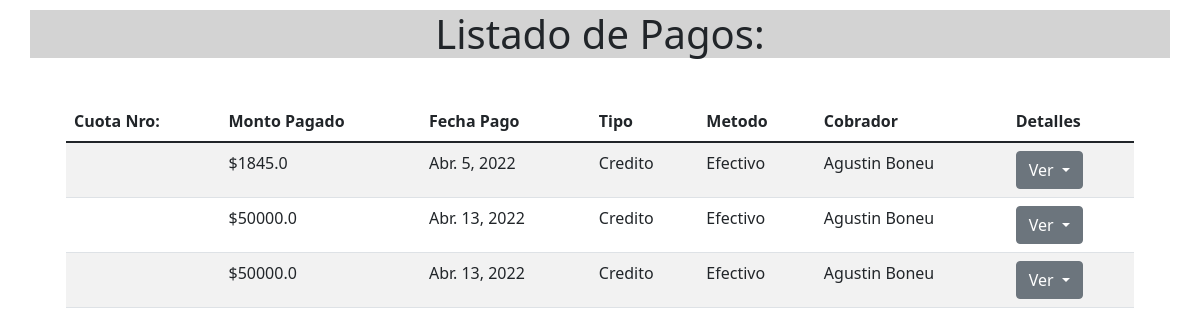
Page /pago/list/25/ on the committed database.
### apps/pago/models.py (models this page shows)
class Pago(models.Model):
    cuota = models.ForeignKey(Cuota, on_delete=models.PROTECT, default=1,related_name='cuota_pago')
    monto = models.FloatField()
    fecha = models.DateField()
    descripcion = models.CharField(max_length=300, blank=True)
    tipo = models.ForeignKey(TipoPago, on_delete=models.PROTECT, default=1)
    metodo = models.ForeignKey(MetodoPago, on_delete=models.PROTECT, default=1)
    cobrador = models.ForeignKey(Cobrador, on_delete=models.PROTECT, default=1)
    objects = PagoManager()

class TipoPago(models.Model):
    tipo_pago = models.CharField(max_length=30)
    def __str__(self):
        return self.tipo_pago

class MetodoPago(models.Model):
    metodo_pago = models.CharField(
        max_length=30, verbose_name='Metodo de Pago')
    def __str__(self):
        return self.metodo_pago

class Cobrador(models.Model):
    nombre = models.CharField(max_length=30)
    def __str__(self):
        return self.nombre

### apps/pago/views.py (the view)
class PagoListView(ListView):
    model = Pago
    template_name = 'pago/pago_list.html'
    context_object_name = 'pagos'
    paginate_by = 10
    def get_queryset(self):
        palabra_clave = self.kwargs['pk']
        lista = Pago.objects.filter(
            cuota=palabra_clave).order_by('fecha')
        return lista
    def get_context_data(self, **kwargs):
        context = super().get_context_data(**kwargs)
        palabra_clave = self.kwargs['pk']
        cuota = Cuota.objects.get(pk=palabra_clave)
        context["cuota"] = cuota
        return context

### templates/pago/pago_list.html (shortened to what this page needs)
{% extends 'core/base.html' %}
{% block content %}
<div class="container">
    <div class="row" style="padding-top: 10px;">
        <h1 style="text-align: center;background-color: lightgrey;">Listado de Pagos: </h1>
    </div>
    <div class="container-fluid">
        <div class="container-fluid" style="margin-top:10px;">
            <table class="table table-striped">
                <thead>
                    <tr>
                        <th scope="col">Cuota Nro:</th>
                        <th scope="col">Monto Pagado</th>
                        <th scope="col">Fecha Pago</th>
                        <th scope="col">Tipo</th>
                        <th scope="col">Metodo</th>
                        <th scope="col">Cobrador</th>
                        <th scope="col">Detalles</th>
                    </tr>
                </thead>
                <tbody>
                    {% for pago in pagos %}
                    <tr>
                        <td>{{pago.numero_cuota}}</td>
                        <td>${{pago.monto}}</td>
                        <td>{{pago.fecha}}</td>
                        <td>{{pago.tipo}}</td>
                        <td>{{pago.metodo}}</td>
                        <td>{{pago.cobrador}}</td>
                        <td>
                            <div class="dropdown">
                                <button class="btn btn-secondary dropdown-toggle" type="button" id="dropdownMenuButton1"
                                    data-bs-toggle="dropdown" aria-expanded="false">
                                    Ver
                                </button>
                            </div>
                        </td>
                    </tr>
                    {% endfor %}
                </tbody>
            </table>
        </div>
    </div>
</div>
{% endblock content %}

### rows in the picture
Pago: monto "1845.0", fecha "Abr. 5, 2022", tipo "Credito", metodo "Efectivo", cobrador "Agustin Boneu"
Pago: monto "50000.0", fecha "Abr. 13, 2022", tipo "Credito", metodo "Efectivo", cobrador "Agustin Boneu"
Pago: monto "50000.0", fecha "Abr. 13, 2022", tipo "Credito", metodo "Efectivo", cobrador "Agustin Boneu"
